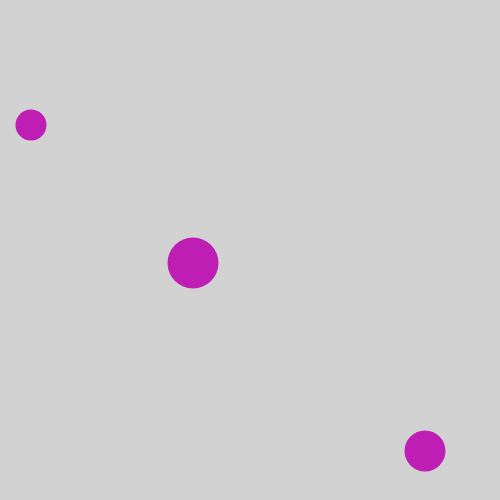
Frame 1 (no input)
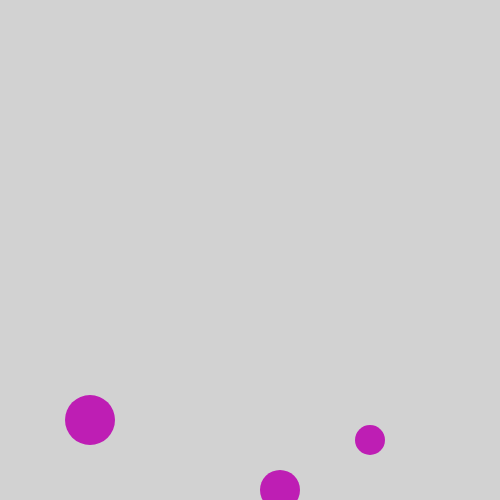
Frame 60 (no input)
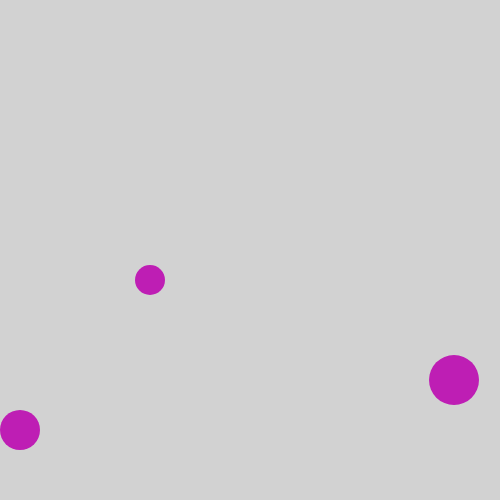
Frame 120 (the mouse pressed at the canvas centre since frame 60)

The p5.js sketch that drew these frames (run headless with seeded random() and noise() and a simulated clock; from frame 60 on, the mouse is pressed at the canvas centre):

// p5.js sketch
// ── sketch.js
var myBall1;
var myBall2;
var myBall3;

function setup() {

  createCanvas(500,500);

  myBall1 = new Ball(30, 120, 1, 5, 30);
  myBall2 = new Ball(190, 260, 3, 3, 50);
  myBall3 = new Ball(420, 450, 5, 1, 40);
    
}



function draw() {
  background(210);

  myBall1.move();
  myBall1.display();

  myBall2.move();
  myBall2.display();

  myBall3.move();
  myBall3.display();


}

function Ball(myX, myY, myXVel, myYVel, mySize){

  this.x = myX;
  this.y = myY;



  this.size = mySize;
  this.sizeStep = 1;

   this.xvel = myXVel;
  this.yvel = myYVel;





  this.move = function(){
    this.x += this.xvel;
     if(this.x >= width || this.x<= 0){
    

      this.xvel *= -1;
    }



    this.y += this.yvel;

    
    if(this.y >= height|| this.y<= 0){
    

      this.yvel *= -1;
    }

    this.size += this.sizeStep;
    if(this.size >= 70 || this.size <= 10){
      this.sizeStep *= -1;
    }

  }

  this.display = function(){

    noStroke();

    fill(190,30,180);
    ellipse(this.x, this.y, this.size, this.size);

  }


};
